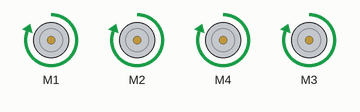
Recording of a sketch running on a simulated Arduino Uno, built with avr-gcc and run on an emulated ATmega328P. Parts: 4 × DC motor (green arrow = forward, orange = backward, longer = faster).

Above: at 0.1 s.
Timing chart, 0 to 1.6 s (numbered marks = the images above):
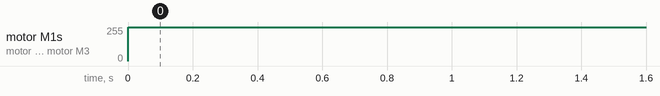

Measured:
- by itself, motor M1, motor M2, motor M4, motor M3: stopped → forward 255/255 at 0.00 s

The sketch:

TestarMotores.ino
```cpp
#include <AFMotor.h>

AF_DCMotor frenteDir(1);
AF_DCMotor frenteEsq(2);
AF_DCMotor trasEsq(3);
AF_DCMotor trasDir(4);

void setup() {
  // put your setup code here, to run once:
  Serial.begin(9600);

  frenteDir.run(RELEASE);
  frenteEsq.run(RELEASE);
  trasDir.run(RELEASE);
  trasEsq.run(RELEASE);
}

void loop() {
  // put your main code here, to run repeatedly:
  moveF(255, 255);
  // delay(5000);
  // moveB(255, 255);
  // delay(5000);
  // moveR(255, 255);
  // delay(5000);
  // moveL(255, 255);
  // delay(5000);
  // moveStop();
}

void moveF(int velA, int velB) {  // -> para o carro andar para a frente

  frenteEsq.setSpeed(velA);
  trasEsq.setSpeed(velA);

  frenteDir.setSpeed(velB);
  trasDir.setSpeed(velB);

  frenteEsq.run(FORWARD);
  trasEsq.run(FORWARD);

  frenteDir.run(FORWARD);
  trasDir.run(FORWARD);
}

void moveB(int velA, int velB) {  // -> para o carro andar para tras
  frenteEsq.setSpeed(velA);
  trasEsq.setSpeed(velA);

  frenteDir.setSpeed(velB);
  trasDir.setSpeed(velB);

  frenteEsq.run(BACKWARD);
  trasEsq.run(BACKWARD);

  frenteDir.run(BACKWARD);
  trasDir.run(BACKWARD);
}

void moveL(int velA, int velB) {  // -> para o carro andar para a esquerda
  frenteEsq.setSpeed(velA);
  trasEsq.setSpeed(velA);

  frenteDir.setSpeed(velB);
  trasDir.setSpeed(velB);

  frenteEsq.run(BACKWARD);
  trasEsq.run(BACKWARD);

  frenteDir.run(FORWARD);
  trasDir.run(FORWARD);
}

void moveR(int velA, int velB) {  // -> para o carro andar para a direita
  frenteEsq.setSpeed(velA);
  trasEsq.setSpeed(velA);

  frenteDir.setSpeed(velB);
  trasDir.setSpeed(velB);

  frenteEsq.run(FORWARD);
  trasEsq.run(FORWARD);

  frenteDir.run(BACKWARD);
  trasDir.run(BACKWARD);
}

void moveStop() {  // -> para o carro parar
  frenteEsq.setSpeed(0);
  trasEsq.setSpeed(0);

  frenteDir.setSpeed(0);
  trasDir.setSpeed(0);

  frenteEsq.run(RELEASE);
  trasEsq.run(RELEASE);

  frenteDir.run(RELEASE);
  trasDir.run(RELEASE);
}
```
